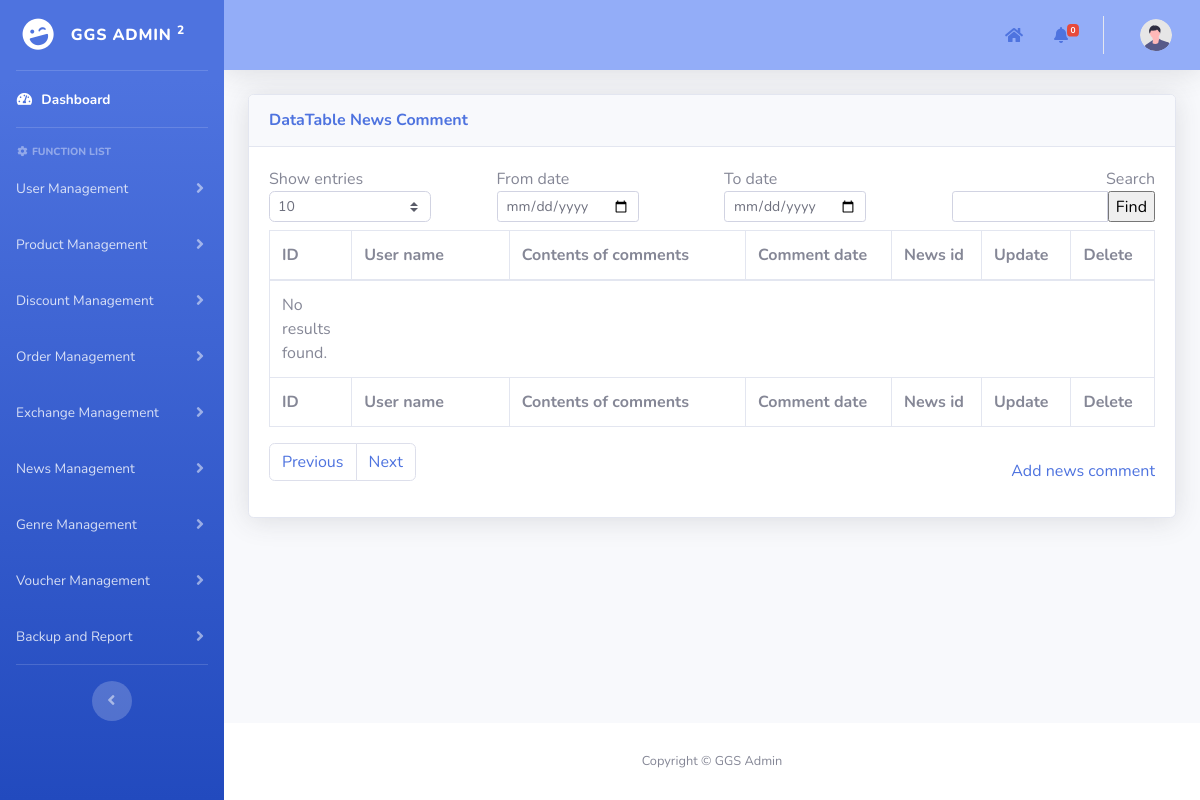
Before: /admin/pages/newsManagement/news_comments.php with the older database file.
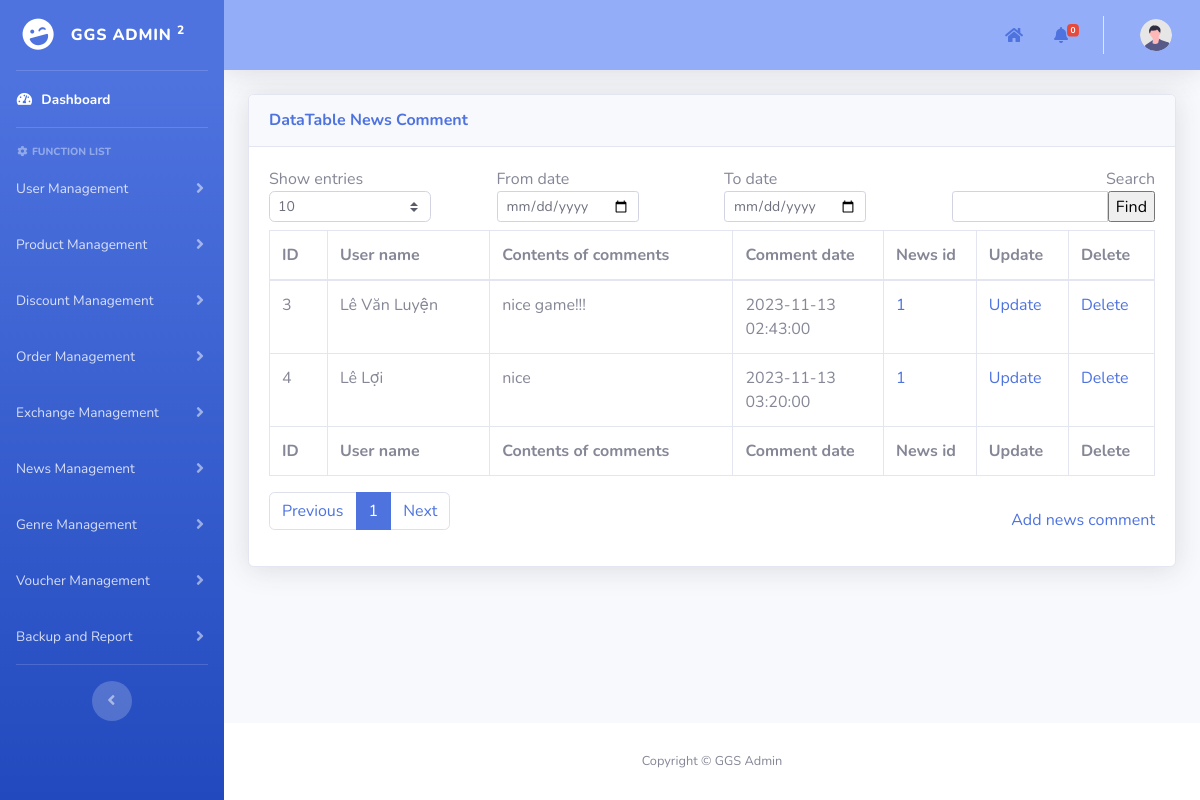
After: the same page with the newer database file.
### tables this page shows
CREATE TABLE `news_comments` (
  `id` int(11) NOT NULL AUTO_INCREMENT,
  `comment` text NOT NULL,
  `comment_date` datetime NOT NULL,
  `news_id` int(11) DEFAULT NULL,
  `user_id` int(11) DEFAULT NULL,
  PRIMARY KEY (`id`),
  KEY `news_id` (`news_id`),
  KEY `user_id` (`user_id`),
  CONSTRAINT `news_comments_ibfk_1` FOREIGN KEY (`news_id`) REFERENCES `news` (`id`),
  CONSTRAINT `news_comments_ibfk_2` FOREIGN KEY (`user_id`) REFERENCES `users` (`id`)
);

CREATE TABLE `users` (
  `id` int(11) NOT NULL AUTO_INCREMENT,
  `username` varchar(50) NOT NULL,
  `password` varchar(100) NOT NULL,
  `role` enum('user','manufacturer','developer') NOT NULL,
  `full_name` varchar(60) NOT NULL,
  `phone_number` varchar(10) NOT NULL,
  `email` varchar(100) NOT NULL,
  `loyalty_points` int(11) NOT NULL DEFAULT 0,
  `Gcoin` int(11) NOT NULL DEFAULT 0,
  `login_attempts` int(11) NOT NULL DEFAULT 0,
  `locked_until` date DEFAULT NULL,
  PRIMARY KEY (`id`)
);

### admin/pages/add_template.php (called while the page is built, shortened)
<?php
include("../template/template.php");
?>

### admin/pages/newsManagement/news_comments.php (the view, shortened to what the changed rows need)
<?php
include("../add_template.php");
function main()
{
    include("../../../mod/database_connection.php");
    $search = isset($_POST["search"]) ? $_POST["search"] : "";
    $show_entries = isset($_POST["show_entries"]) ? $_POST["show_entries"] : 10;
    $from_date = isset($_POST["from_date"]) ? $_POST["from_date"] : "";
    $to_date = isset($_POST["to_date"]) ? $_POST["to_date"] : "";
    if (isset($_GET['page'])) {
        $page = $_GET['page'];
    } else {
        $page = 1;
    }
    if ($page == 1) {
        $begin = 0;
    } else {
        $begin = ($page * $show_entries) - $show_entries;
    }
    $query = "SELECT nc.*, u.full_name FROM news_comments nc, users u WHERE nc.user_id = u.id AND u.full_name LIKE ? ";
    $params = array("%" . $search . "%");
    $stmt = $conn->prepare($query);
    $stmt->bind_param(str_repeat("s", count($params)), ...$params);
    if (!$stmt->execute()) {
        die("Execute failed: " . $stmt->error);
    }
    $result = $stmt->get_result();
    $total_num_rows = $result->num_rows;
    $total_page = ceil($total_num_rows / $show_entries);
    $query .= "LIMIT ?, ?";
    $params[] = $begin;
    $params[] = $show_entries;
    $stmt = $conn->prepare($query);
    $stmt->bind_param(str_repeat("s", count($params)), ...$params);
    if (!$stmt->execute()) {
        die("Execute failed: " . $stmt->error);
    }
    $result = $stmt->get_result();
    ?>
    <div class="container-fluid">
        <form method="post" name="frmDataDiscount">
            <div class="card shadow mb-4">
                <div class="card-body">
                    <div class="table-responsive">
                        <div id="dataTable_wrapper" class="dataTables_wrapper dt-bootstrap4">
                            <div id="table_data_return">
                                <div class="row">
                                    <div class="col-sm-12">
                                        <table class="table table-bordered dataTable" id="dataTable" width="100%"
                                            cellspacing="0" role="grid" aria-describedby="dataTable_info"
                                            style="width: 100%;">
                                            <thead>
                                                <tr role="row">
                                                    <th class="sorting sorting_asc" tabindex="0" aria-controls="dataTable"
                                                        rowspan="1" colspan="1" aria-sort="ascending"
                                                        aria-label="ID: activate to sort column descending"
                                                        style="width: 50px;">
                                                        ID
                                                    </th>
                                                    <th class="sorting" tabindex="0" aria-controls="dataTable" rowspan="1"
                                                        colspan="1"
                                                        aria-label="Publish date: activate to sort column ascending"
                                                        style="width: 140px;">
                                                        User name
                                                    </th>
                                                    <th class="sorting" tabindex="0" aria-controls="dataTable" rowspan="1"
                                                        colspan="1"
                                                        aria-label="Contents of comments: activate to sort column ascending"
                                                        style="width: 210px;">
                                                        Contents of comments</th>
                                                    <th class="sorting" tabindex="0" aria-controls="dataTable" rowspan="1"
                                                        colspan="1" style="width: 130px;"
                                                        aria-label="Category: activate to sort column ascending"
                                                        style="width: 150px;">
                                                        Comment date
                                                    </th>
                                                    <th class="sorting" tabindex="0" aria-controls="dataTable" rowspan="1"
                                                        colspan="1"
                                                        aria-label="Publish date: activate to sort column ascending"
                                                        style="width: 80px;">
                                                        News id
                                                    </th>
                                                    <th class="sorting" tabindex="0" aria-controls="dataTable" rowspan="1"
                                                        colspan="1" aria-label="Age: activate to sort column ascending"
                                                        style="width: 70px;">Update
                                                    </th>
                                                    <th class="sorting" tabindex="0" aria-controls="dataTable" rowspan="1"
                                                        colspan="1" aria-label="Age: activate to sort column ascending"
                                                        style="width: 70px;">Delete
                                                    </th>
                                                </tr>
                                            </thead>
                                            <tfoot>
                                                <tr>
                                                    <th rowspan="1" colspan="1">ID</th>
                                                    <th rowspan="1" colspan="1">User name</th>
                                                    <th rowspan="1" colspan="1">Contents of comments</th>
                                                    <th rowspan="1" colspan="1">Comment date</th>
                                                    <th rowspan="1" colspan="1">News id</th>
                                                    <th rowspan="1" colspan="1">Update</th>
                                                    <th rowspan="1" colspan="1">Delete</th>
                                                </tr>
                                            </tfoot>
                                            <tbody>
                                                <?php
                                                if ($from_date != "" && $to_date != "" && $from_date > $to_date) {
                                                    echo '<td></td><td style="border: none;">Error: Start date must be greater than end date</td>';
                                                } else {
                                                    if ($result->num_rows > 0) {
                                                        while ($row = $result->fetch_assoc()) { ?>
                                                            <tr>
                                                                <td>
                                                                    <?php echo $row['id']; ?>
                                                                </td>
                                                                <td>
                                                                    <?php echo $row['full_name']; ?>
                                                                </td>
                                                                <td>
                                                                    <?php echo $row['comment']; ?>
                                                                </td>
                                                                <td>
                                                                    <?php echo $row['comment_date']; ?>
                                                                </td>
                                                                <td>
                                                                    <a href="news_management.php?id=<?= $row['news_id'] ?>"><?= $row['news_id'] ?></a>
                                                                </td>
                                                                <td><a href="update_news_comment.php?id=<?php echo $row['id']; ?>">Update</a>
                                                                </td>
                                                                <td><a
                                                                        href="javascript:deleteItem(<?php echo $row['id']; ?>)">Delete</a>
                                                                </td>
                                                            </tr>
                                                            <?php
                                                        }
                                                    } else {
                                                        echo '<td style="border: none;">No results found.</td>';
                                                    }
                                                }
                                                ?>
                                            </tbody>
                                        </table>
                                    </div>
                                </div>
                                <div class="row">
                                    <div class="col-sm-12 col-md-6">
                                        <div class="dataTables_paginate paging_simple_numbers" id="dataTable_paginate">
                                            <ul class="pagination">
                                                <?php
                                                for ($i = 1; $i <= $total_page; $i++) { ?>
                                                    <li class="paginate_button page-item <?= ($i == $page) ? 'active' : '' ?>">
                                                        <a href="javascript:a('news_management.php?page=<?= $i; ?>')"
                                                            aria-controls="dataTable" data-dt-idx="<?= $i; ?>" tabindex="0"
                                                            class="page-link">
                                                            <?= $i; ?>
                                                        </a>
                                                    </li>
                                                <?php }
                                                ?>
                                            </ul>
                                        </div>
                                    </div>
                                </div>
                            </div>
                        </div>
                    </div>
                </div>
            </div>
        </form>
    </div>
<?php }
?>

Changed rows visible on the page:
added news_comments: id "3", user.full_name "Lê Văn Luyện", comment "nice game!!!", comment_date "2023-11-13 02:43:00", news "1"
added news_comments: id "4", user.full_name "Lê Lợi", comment "nice", comment_date "2023-11-13 03:20:00", news "1"
Other visible differences:
new list line: "1"
text no longer shown: "No results found."
